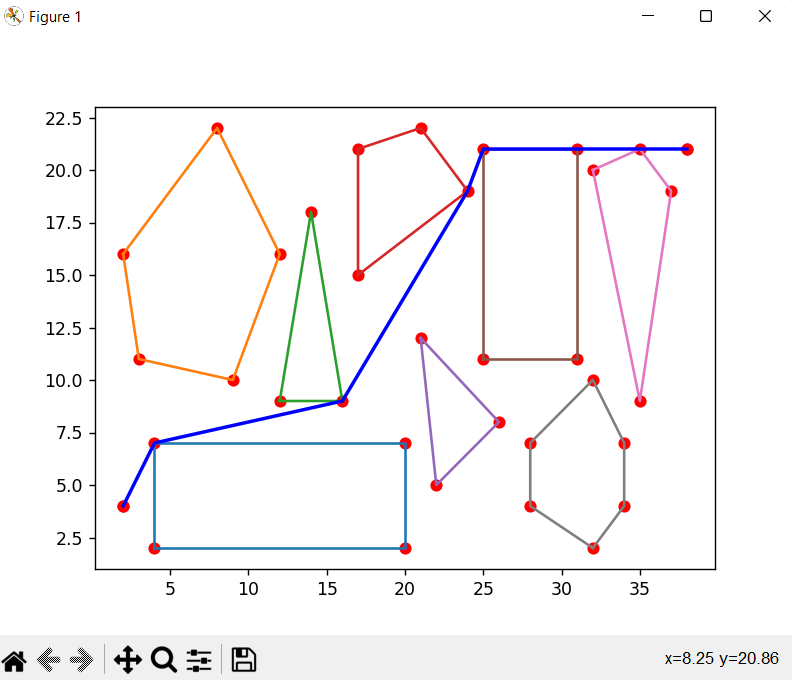

This chart was generated by the following Python code:
from collections import defaultdict
from queue import Queue, LifoQueue, PriorityQueue
import math
from matplotlib import pyplot as plt

class Point(object):
    def __init__(self,x,y,polygon_id=-1):
        self.x=x
        self.y=y
        self.polygon_id=polygon_id
        self.g=0
        self.pre=None

    def rel(self, other, line):
        return line.d(self)*line.d(other)>=0
    
    def can_see(self, other, line):
        l1 = self.line_to(line.p1)
        l2 = self.line_to(line.p2)
        d3 = line.d(self)*line.d(other)<0
        d1=other.rel(line.p2,l1)
        d2=other.rel(line.p1,l2)
        return not (d1 and d2 and d3)
    
    def line_to(self, other):
        return Edge (self, other)
    
    def heuristic(self, other):
        return euclid_distance(self,other)
    
    def __eq__(self, point):
        return point and self.x == point.x and self.y == point.y

    def __ne__(self, point):
        return not self.__eq__(point)
    
    def __lt__(self, point):
        return hash(self) < hash(point)
    
    def __str__(self):
        return self.x.__hash__()^self.y.__hash__()
    
    def __repr__(self):
        return "(%d, %d)" % (self.x, self.y)
    def __hash__(self):
        return self.x.__hash__() ^ self.y.__hash__()
    
class Edge(object):
    def __init__(self, point1, point2):
        self.p1 = point1
        self.p2 = point2 

    def get_adjacent(self, point):
        if point == self.p1:
            return self.p2
        if point == self.p2:
            return self.p1
            
    def d(self, point):
        vect_a = Point(self.p2.x - self.p1.x, self.p2.y - self.p1.y)
        vect_n = Point(-vect_a.y, vect_a.x)
        return vect_n.x * (point.x - self.p1.x) + vect_n.y * (point.y-self.p1.y)
        
    def __str__(self):
        return "({},{})".format(self.p1, self.p2)
        
    def __contains__(self,point):
        return self.p1 == point or self.p2 == point
        
    def __hash__(self):
        return self.p1.__hash__() ^ self.p2.__hash__()
        
    def __repr__(self):
        return "Edge({!r}, {!r})".format(self.p1, self.p2)
        
class Graph:
    def __init__(self,polygons):
        self.graph = defaultdict(set)
        self.edges = set()
        self.polygons = defaultdict(set)
        pid = 0
        for polygon in polygons:
            if len(polygon) ==2:
                polygon.pop()
            if polygon[0] == polygon[-1]:
                self.add_point(polygon[0])
            else:
                for i, point in enumerate(polygon):
                    neighbor_point = polygon[(i+1)%len(polygon)]
                    edge = Edge(point, neighbor_point)
                    if len(polygon) > 2:
                        point.polygon_id = pid
                        neighbor_point.polygon_id = pid
                        self.polygons[pid].add(edge)
                    self.add_edge(edge)
                if len(polygon) > 2:
                    pid +=1
    
    def get_adjacent_points(self, point):
        return list(filter(None.__ne__, [edge.get_adjacent(point) for edge in self.edges]))
    
    def can_see(self, start):
        see_list = list()
        cant_see_list = list()

        for polygon in self.polygons:
            for edge in self.polygons[polygon]:
                for point in self.get_points():
                    if start == point:
                        cant_see_list.append(point)
                    if start in self.get_polygon_points(polygon):
                        for poly_point in self.get_polygon_points(polygon):
                            if poly_point not in self.get_adjacent_points(start):
                                cant_see_list.append(poly_point)
                    if point not in cant_see_list:
                        if start.can_see(point, edge):
                            if point not in see_list:
                                see_list.append(point)
                        elif point in see_list:
                            see_list.remove(point)
                            cant_see_list.append(point)
                        else:
                            cant_see_list.append(point)
        return see_list
    
    def get_polygon_points(self, index):
        point_set = set()
        for edge in self.polygons[index]:
            point_set.add(edge.p1)
            point_set.add(edge.p2)
        return point_set
    
    def get_points(self):
        return list(self.graph)
    
    def get_edges(self):
        return self.edges
    
    def add_point(self, point):
        self.graph[point].add(point)

    def add_edge(self,edge):
        self.graph[edge.p1].add(edge)
        self.graph[edge.p2].add(edge)
        self.edges.add(edge)

    def __contains__(self, item):
        if isinstance(item, Point):
            return item in self.graph
        if isinstance(item, Edge):
            return item in self.edges
        return False
    
    def __getitem__(self, point):
        if point in self.graph:
            return self.graph[point]
        return set()
    
    def __str__(self):
        res = ""
        for point in self.graph:
            res += "\n" + str(point) + ": "
            for edge in self.graph[point]:
                res += str(edge)
        return res
    
    def __repr__(self):
        return self.__str__()
    
    def h(self, point):
        heuristic = getattr(self, 'heuristic', None)
        if heuristic:
            return heuristic[point]
        else:
            return -1

def euclid_distance(point1, point2):
    return round(float(math.sqrt((point2.x - point1.x)**2 + (point2.y-point1.y)**2)), 3)

def ucs(graph, start, goal, func):
    closed = set()
    queue = PriorityQueue()
    queue.put((0, start))

    if start not in closed:
        closed.add(start)

    while not queue.empty():
        cost, node = queue.get()

        if node == goal:
            return node

        for i in graph.can_see(node):
            new_cost = node.g + euclid_distance(node, i)
            if i not in closed or new_cost < i.g:
                closed.add(i)
                i.g = new_cost
                i.pre = node
                queue.put((new_cost, i))

    return node

a_star = lambda graph, i: i.g + graph.h(i)
greedy = lambda graph, i: graph.h(i)

def main():
    n_polygon = 0
    poly_list = list(list())
    x = list()
    y = list()
    with open('Input.txt', 'r') as f:
        line = f.readline()
        line = line.strip()
        line = line.split()
        line = list(map(int, line))
        n_polygon = line[0]
        start = Point(line[1], line[2])
        goal = Point(line[3], line[4])
        poly_list.append([start])
        for line in f:
            point_list = list()
            line = line.split()
            n_vertex = int(line[0])
            for j in range(0,2*n_vertex,2):
                point_list.append(Point(int(line[j+1]), int(line[j+2])))
            poly_list.append(point_list[:])
        poly_list.append([goal])
        graph=Graph(poly_list)
        graph.heuristic = {point:point.heuristic(goal) for point in graph.get_points()}

        a = ucs(graph, start, goal, a_star)

        result = list()

        while a:
            result.append(a)
            a = a.pre
        result.reverse()
        print_res = [[point, point.polygon_id] for point in result]
        print(*print_res, sep=' -> ')
        plt.figure()
        plt.plot([start.x], [start.y], 'ro')
        plt.plot([goal.x], [goal.y], 'ro')

        for point in graph.get_points():
            x.append(point.x)
            y.append(point.y)
        plt.plot(x,y,'ro')
        for i in range(1, len(poly_list)-1):
            coord = list()
            for point in poly_list[i]:
                coord.append([point.x, point.y])
            coord.append(coord[0])
            xs, ys = zip(*coord) #create lists of x and y values
            plt.plot(xs,ys)
        x = list()
        y = list()
        for point in result:
            x.append(point.x)
            y.append(point.y)
        plt.plot(x,y,'b',linewidth=2.0)
        plt.show()

if __name__ == "__main__":
    main()
        
